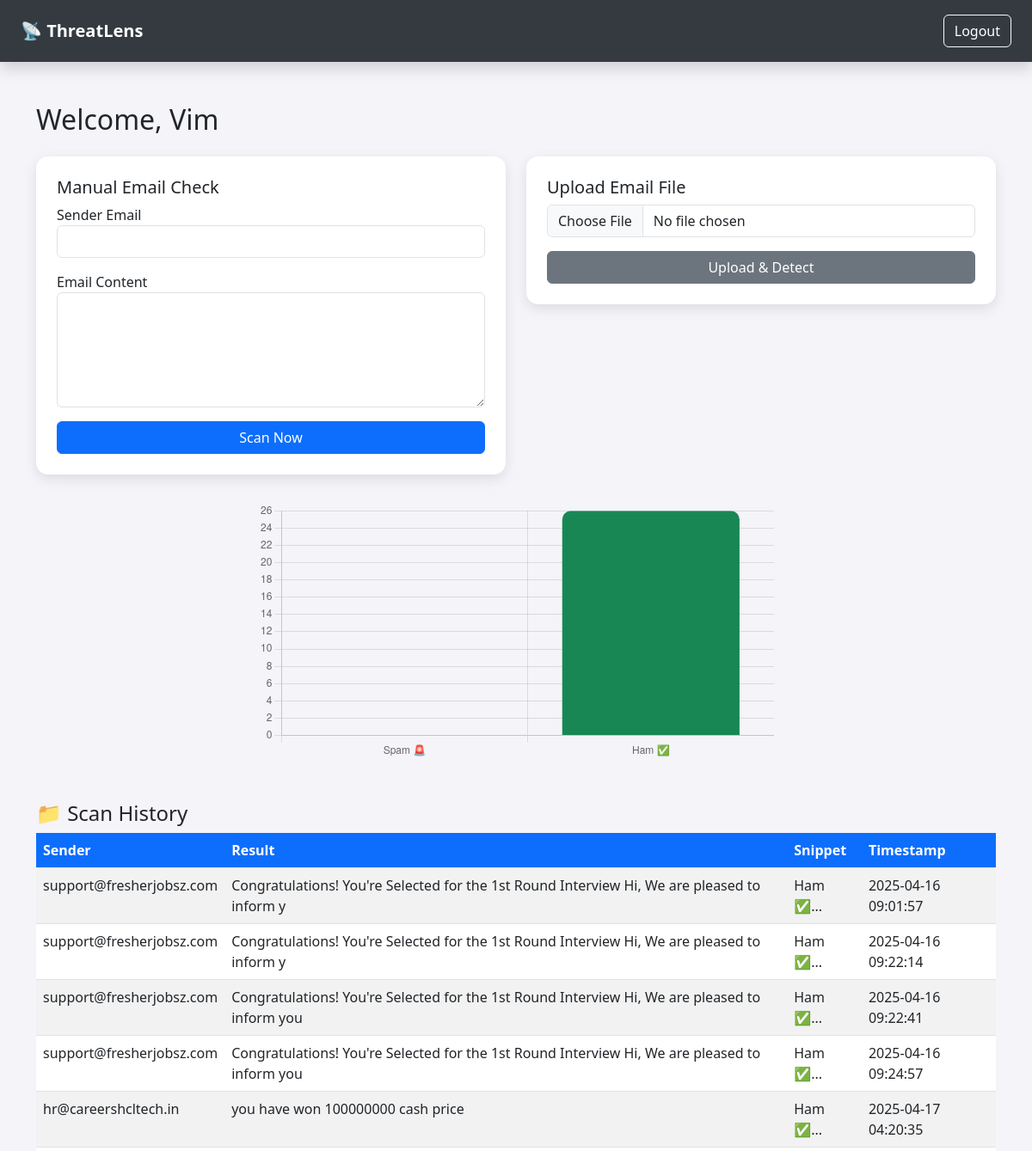
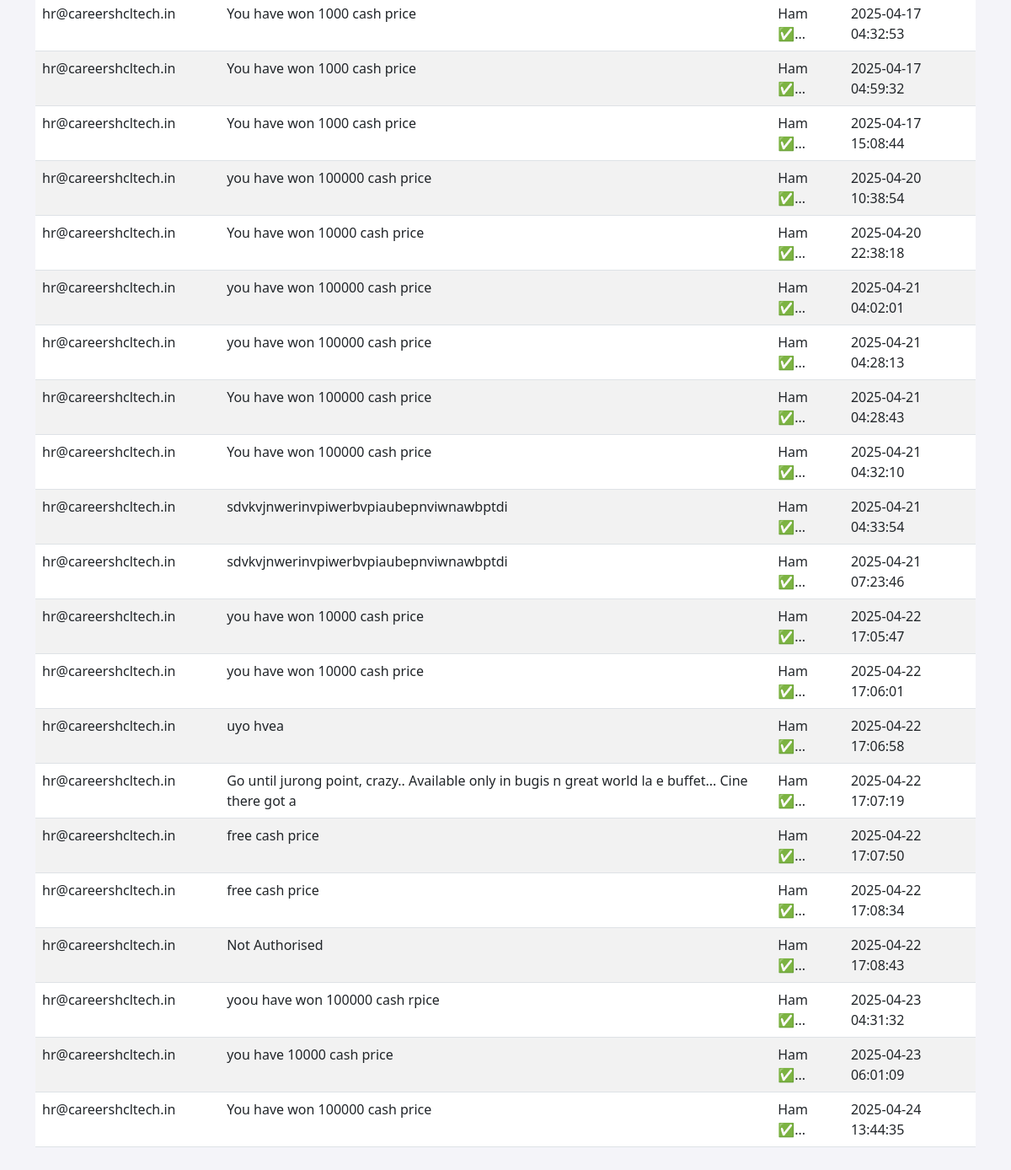
The app's page /dashboard (signed in) with its own data (2 pictures, top to bottom).
### tables this page shows
CREATE TABLE history (
            id INTEGER PRIMARY KEY AUTOINCREMENT,
            user_id INTEGER NOT NULL,
            sender TEXT NOT NULL,
            content TEXT NOT NULL,
            result TEXT NOT NULL,
            timestamp DATETIME DEFAULT CURRENT_TIMESTAMP,
            FOREIGN KEY(user_id) REFERENCES users(id)
        );

### app.py (the view, shortened to what this page needs)
@app.route('/dashboard', methods=['GET', 'POST'])
def dashboard():
    if 'user_id' not in session:
        return redirect(url_for('login'))
    result, sender_status = None, None
    history = get_history(session['user_id'])
    spam_count = sum(1 for x in history if x[2] == "Spam 🚨")
    ham_count = sum(1 for x in history if x[2] == "Ham ✅")
    return render_template("dashboard.html",
                           result=result,
                           sender_status=sender_status,
                           scan_user=history,
                           spam_count=spam_count,
                           ham_count=ham_count)

### auth.py (called while the page is built)
def get_history(user_id):
    conn = sqlite3.connect(DB_NAME)
    c = conn.cursor()
    c.execute("SELECT sender, content, result, timestamp FROM history WHERE user_id=?", (user_id,))
    data = c.fetchall()
    conn.close()
    return data

### templates/dashboard.html (shortened to what this page needs)
<!DOCTYPE html>
<html lang="en">
<head>
  <link href="https://cdn.jsdelivr.net/npm/bootstrap@5.3.0/dist/css/bootstrap.min.css" rel="stylesheet" />
</head>
<body>
  <nav class="navbar navbar-expand-lg px-4 py-3 shadow">
    <a class="navbar-brand fw-bold" href="#">📡 ThreatLens</a>
    <div class="ms-auto">
      <a href="/logout" class="btn btn-outline-light">Logout</a>
    </div>
  </nav>
  <div class="container py-5">
    <h2 class="mb-4">Welcome, {{ session['username'] }}</h2>
    <div class="row g-4">
      <div class="col-md-6">
        <div class="card p-4">
          <h5>Manual Email Check</h5>
          <form method="POST">
            <div class="mb-3">
              <label for="sender">Sender Email</label>
              <input type="email" name="sender" id="sender" class="form-control" required />
            </div>
            <div class="mb-3">
              <label for="content">Email Content</label>
              <textarea name="content" id="content" class="form-control" rows="5" required></textarea>
            </div>
            <button type="submit" class="btn btn-primary w-100">Scan Now</button>
          </form>
        </div>
      </div>
      <div class="col-md-6">
        <div class="card p-4">
          <h5>Upload Email File</h5>
          <form action="/upload" method="POST" enctype="multipart/form-data">
            <div class="mb-3">
              <input type="file" name="file" class="form-control" required />
            </div>
            <button type="submit" class="btn btn-secondary w-100">Upload & Detect</button>
          </form>
        </div>
      </div>
    </div>
    <div class="chart-container">
      <canvas id="resultChart"></canvas>
    </div>
    <h4 class="mt-5">📁 Scan History</h4>
    <div class="table-responsive">
      <table class="table table-striped">
        <thead>
          <tr>
            <th>Sender</th>
            <th>Result</th>
            <th>Snippet</th>
            <th>Timestamp</th>
          </tr>
        </thead>
        <tbody>
          {% for record in scan_user %}
            <tr>
              <td>{{ record[0] }}</td>
              <td>{{ record[1] }}</td>
              <td>{{ record[2][:100] }}...</td>
              <td>{{ record[3] }}</td>
            </tr>
          {% else %}
            <tr>
              <td colspan="4">No scans yet.</td>
            </tr>
          {% endfor %}
        </tbody>
      </table>
    </div>
  </div>
  <script>
    const spam = {{ spam_count | default(0) }};
    const ham = {{ ham_count | default(0) }};
    const ctx = document.getElementById("resultChart").getContext("2d");
    new Chart(ctx, {
      type: 'bar',
      data: {
        labels: ['Spam 🚨', 'Ham ✅'],
        datasets: [{
          label: 'Email Counts',
          data: [spam, ham],
          backgroundColor: ['#dc3545', '#198754'],
          borderRadius: 10
        }]
      },
      options: {
        responsive: true,
        plugins: {
          legend: {
            display: false
          }
        },
        scales: {
          y: {
            beginAtZero: true,
            ticks: {
              stepSize: 1
            }
          }
        }
      }
    });
  </script>
</body>
</html>

### templates/dashboard.html (style rules this page uses)
body { background-color: #f4f4f9; font-family: 'Segoe UI', sans-serif; }
.card { border: none; border-radius: 14px; box-shadow: 0 5px 15px rgba(0, 0, 0, 0.1); background-color: #fff; }
.navbar { background-color: #343a40; }
.navbar-brand, .nav-link, .btn { color: #ffffff !important; }
.chart-container { max-width: 600px; margin: 2rem auto; }
.table th { background-color: #0d6efd; color: white; }

### records on screen
history: sender "support@fresherjobsz.com", content "Congratulations! You're Selected for the 1st Round Interview Hi, We are pleased to inform y", result "Ham ✅", timestamp "2025-04-16 09:01:57"
history: sender "support@fresherjobsz.com", content "Congratulations! You're Selected for the 1st Round Interview Hi, We are pleased to inform y", result "Ham ✅", timestamp "2025-04-16 09:22:14"
history: sender "support@fresherjobsz.com", content "Congratulations! You're Selected for the 1st Round Interview Hi, We are pleased to inform you", result "Ham ✅", timestamp "2025-04-16 09:22:41"
history: sender "support@fresherjobsz.com", content "Congratulations! You're Selected for the 1st Round Interview Hi, We are pleased to inform you", result "Ham ✅", timestamp "2025-04-16 09:24:57"
history: sender "hr@careershcltech.in", content "you have won 100000000 cash price", result "Ham ✅", timestamp "2025-04-17 04:20:35"
history: sender "hr@careershcltech.in", content "You have won 1000 cash price", result "Ham ✅", timestamp "2025-04-17 04:32:53"
history: sender "hr@careershcltech.in", content "You have won 1000 cash price", result "Ham ✅", timestamp "2025-04-17 04:59:32"
history: sender "hr@careershcltech.in", content "You have won 1000 cash price", result "Ham ✅", timestamp "2025-04-17 15:08:44"
history: sender "hr@careershcltech.in", content "you have won 100000 cash price", result "Ham ✅", timestamp "2025-04-20 10:38:54"
history: sender "hr@careershcltech.in", content "You have won 10000 cash price", result "Ham ✅", timestamp "2025-04-20 22:38:18"
history: sender "hr@careershcltech.in", content "you have won 100000 cash price", result "Ham ✅", timestamp "2025-04-21 04:02:01"
history: sender "hr@careershcltech.in", content "you have won 100000 cash price", result "Ham ✅", timestamp "2025-04-21 04:28:13"
history: sender "hr@careershcltech.in", content "You have won 100000 cash price", result "Ham ✅", timestamp "2025-04-21 04:28:43"
history: sender "hr@careershcltech.in", content "You have won 100000 cash price", result "Ham ✅", timestamp "2025-04-21 04:32:10"
history: sender "hr@careershcltech.in", content "sdvkvjnwerinvpiwerbvpiaubepnviwnawbptdi", result "Ham ✅", timestamp "2025-04-21 04:33:54"
history: sender "hr@careershcltech.in", content "sdvkvjnwerinvpiwerbvpiaubepnviwnawbptdi", result "Ham ✅", timestamp "2025-04-21 07:23:46"
history: sender "hr@careershcltech.in", content "you have won 10000 cash price", result "Ham ✅", timestamp "2025-04-22 17:05:47"
history: sender "hr@careershcltech.in", content "you have won 10000 cash price", result "Ham ✅", timestamp "2025-04-22 17:06:01"
history: sender "hr@careershcltech.in", content "uyo hvea", result "Ham ✅", timestamp "2025-04-22 17:06:58"
history: sender "hr@careershcltech.in", content "Go until jurong point, crazy.. Available only in bugis n great world la e buffet... Cine there got a", result "Ham ✅", timestamp "2025-04-22 17:07:19"
history: sender "hr@careershcltech.in", content "free cash price", result "Ham ✅", timestamp "2025-04-22 17:07:50"
history: sender "hr@careershcltech.in", content "free cash price", result "Ham ✅", timestamp "2025-04-22 17:08:34"
history: sender "hr@careershcltech.in", content "Not Authorised", result "Ham ✅", timestamp "2025-04-22 17:08:43"
history: sender "hr@careershcltech.in", content "yoou have won 100000 cash rpice", result "Ham ✅", timestamp "2025-04-23 04:31:32"
history: sender "hr@careershcltech.in", content "you have 10000 cash price", result "Ham ✅", timestamp "2025-04-23 06:01:09"
history: sender "hr@careershcltech.in", content "You have won 100000 cash price", result "Ham ✅", timestamp "2025-04-24 13:44:35"

### other values on screen
{{ session['username'] }} "Vim"
chart data {{ spam_count | default(0) }} 0
chart data {{ ham_count | default(0) }} 26
